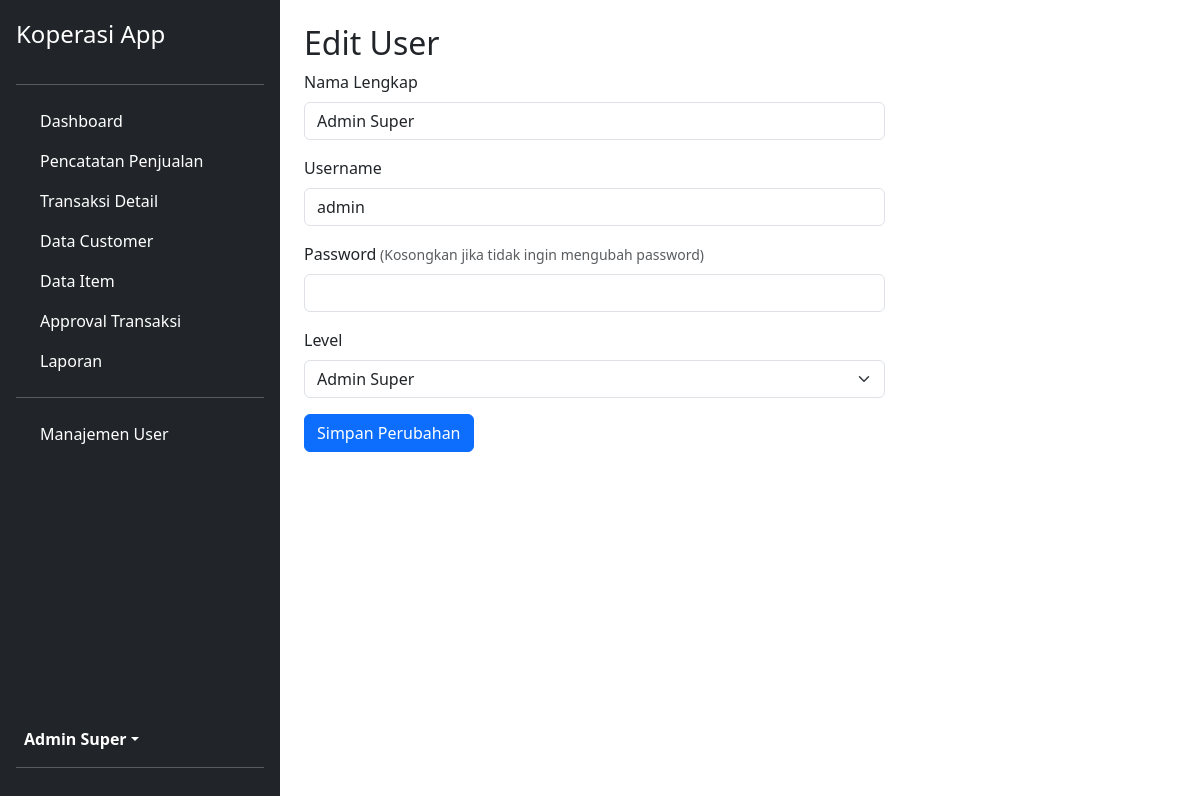
The app's page /admin/modules/user/edit.php?id=1 (signed in) with its own data.
### tables this page shows
CREATE TABLE `users` (
  `id_user` int(11) NOT NULL,
  `nama_lengkap` varchar(100) NOT NULL,
  `username` varchar(50) NOT NULL,
  `password` varchar(255) NOT NULL,
  `level` enum('petugas','manager','admin_super','sales') NOT NULL
);

### admin/modules/user/edit.php (the view, shortened to what this page needs)
<?php
include '../../templates/header.php';
include '../../templates/sidebar.php';
$id = $_GET['id'];
$stmt = $pdo->prepare("SELECT * FROM users WHERE id_user = ?");
$stmt->execute([$id]);
$user = $stmt->fetch();
?>
<h1 class="h2">Edit User</h1>
<div class="col-lg-8">
    <form action="proses.php" method="POST">
        <div class="mb-3"><label class="form-label">Nama Lengkap</label><input type="text" class="form-control" name="nama_lengkap" value="<?= htmlspecialchars($user['nama_lengkap']); ?>" required></div>
        <div class="mb-3"><label class="form-label">Username</label><input type="text" class="form-control" name="username" value="<?= htmlspecialchars($user['username']); ?>" required></div>
        <div class="mb-3"><label class="form-label">Password</label><small class="form-text text-muted"> (Kosongkan jika tidak ingin mengubah password)</small><input type="password" class="form-control" name="password"></div>
        <div class="mb-3"><label class="form-label">Level</label>
            <select name="level" class="form-select" required>
                <option value="admin_super" <?= $user['level'] == 'admin_super' ? 'selected' : '' ?>>Admin Super</option>
            </select>
        </div>
        <button type="submit" class="btn btn-primary">Simpan Perubahan</button>
    </form>
</div>
<?php include '../../templates/footer.php'; ?>

### records on screen
users: nama_lengkap "Admin Super", username "admin", level "Admin Super"

### other values on screen
$_SESSION['nama_lengkap'] "Admin Super"
